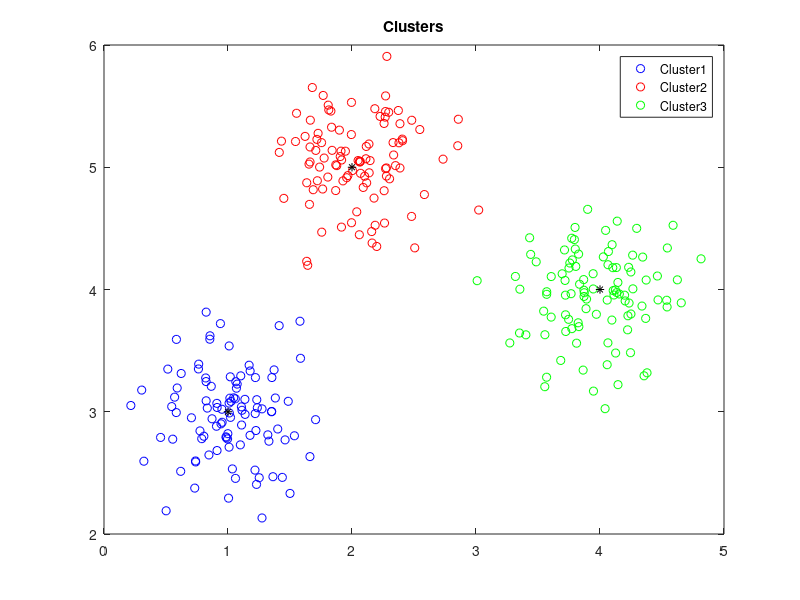

Source code (MATLAB):
% Gera dados para clustering com 3 classes

close all;
clear;
clc;

% par�metros
m1 = [1 3]; % m�dia da classe 1
m2 = [2 5]; % m�dia da classe 2
m3 = [4 4]; % m�dia da classe 3
var1 = [0.1 0.1]; % vari�ncia da classe 1
var2 = [0.1 0.1]; % vari�ncia da classe 2
var3 = [0.1 0.1]; % vari�ncia da classe 3
nc1 = 100; % n�mero de padr�es da classe 1
nc2 = 100; % n�mero de padr�es da classe 2
nc3 = 100; % n�mero de padr�es da classe 3
nc = nc1 + nc2 + nc3; % n�mero total de padr�es

for k = 1 : nc1
    c1(k,:) = [(m1(1)+sqrt(var1(1))*randn) (m1(2)+sqrt(var1(2))*randn)]; % classe 1 
end

for k = 1 : nc2
    c2(k,:) = [(m2(1)+sqrt(var2(1))*randn) (m2(2)+sqrt(var2(2))*randn)]; % classe 2   
end

for k = 1 : nc3
    c3(k,:) = [(m3(1)+sqrt(var3(1))*randn) (m3(2)+sqrt(var3(2))*randn)]; % classe 3   
end

% plota as classes e os centros de classes
figure
plot(c1(:,1),c1(:,2),'bo');
hold on;
plot(c2(:,1),c2(:,2),'ro');
plot(c3(:,1),c3(:,2),'go');
plot(m1(1),m1(2),'k*');
plot(m2(1),m2(2),'k*');
plot(m3(1),m3(2),'k*');
legend('Cluster1', 'Cluster2', 'Cluster3');
title('Clusters');

X = [c1 ; c2; c3]; % dados de entrada
y1(1:nc1) = 1;
y2(1:nc2) = 2;
y3(1:nc3) = 3;
Y = [y1, y2, y3]';
idc = randperm(nc1+nc2+nc3); % �ndices permutados aleatoriamente
X = X(idc,:); % dados de entrada distribuidos randomicamente
Y = Y(idc);
